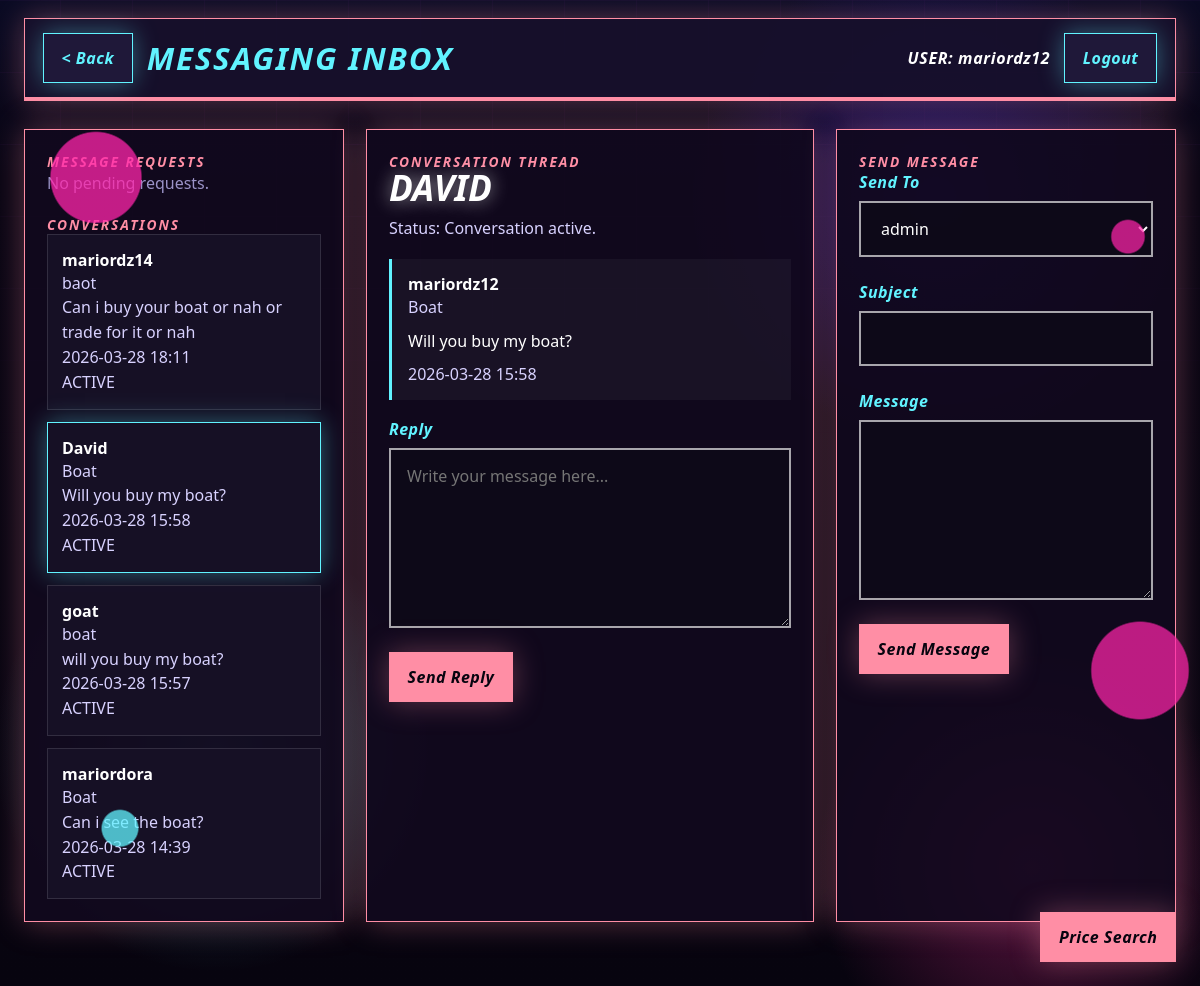
The app's page /inbox?conv=6 (signed in) with its own data.
### tables this page shows
CREATE TABLE users (
            id INTEGER PRIMARY KEY AUTOINCREMENT,
            username TEXT UNIQUE NOT NULL,
            password TEXT NOT NULL,
            created_at TEXT NOT NULL
        );

CREATE TABLE messages (
            id INTEGER PRIMARY KEY AUTOINCREMENT,
            sender_id INTEGER NOT NULL,
            receiver_id INTEGER NOT NULL,
            subject TEXT NOT NULL,
            body TEXT NOT NULL,
            item_id INTEGER,
            created_at TEXT NOT NULL,
            is_read INTEGER NOT NULL DEFAULT 0, conversation_id INTEGER,
            FOREIGN KEY(sender_id) REFERENCES users(id),
            FOREIGN KEY(receiver_id) REFERENCES users(id),
            FOREIGN KEY(item_id) REFERENCES items(id)
        );

CREATE TABLE conversations (
            id INTEGER PRIMARY KEY AUTOINCREMENT,
            user_one_id INTEGER NOT NULL,
            user_two_id INTEGER NOT NULL,
            requested_by INTEGER NOT NULL,
            status TEXT NOT NULL DEFAULT 'pending',
            created_at TEXT NOT NULL,
            updated_at TEXT NOT NULL,
            UNIQUE(user_one_id, user_two_id),
            FOREIGN KEY(user_one_id) REFERENCES users(id),
            FOREIGN KEY(user_two_id) REFERENCES users(id),
            FOREIGN KEY(requested_by) REFERENCES users(id)
        );

### web_app.py (the view, shortened to what this page needs)
@app.route("/inbox", methods=["GET", "POST"])
@login_required
def inbox():
    user_id = current_user_id()
    assert user_id is not None
    requests = get_message_requests(user_id)
    conversations = get_visible_conversations(user_id)
    selected_conversation_id = request.args.get("conv", type=int)
    if selected_conversation_id is None and conversations:
        selected_conversation_id = conversations[0][0]
    selected_meta = None
    selected_messages: list[tuple] = []
    if selected_conversation_id is not None:
        selected_meta, selected_messages = get_conversation_messages(user_id, selected_conversation_id)
        if selected_meta is not None:
            mark_conversation_read(user_id, selected_conversation_id)
    users = get_all_users_except(user_id)
    return render_template(
        "inbox.html",
        requests=requests,
        conversations=conversations,
        selected_conversation_id=selected_conversation_id,
        selected_meta=selected_meta,
        selected_messages=selected_messages,
        users=users,
        current_user_id=user_id,
        format_timestamp=format_timestamp,
    )

### main.py (called while the page is built)
def get_db_connection() -> sqlite3.Connection:
    conn = sqlite3.connect(DB_NAME, timeout=10)
    conn.execute("PRAGMA journal_mode=WAL")
    return conn

def get_all_users_except(user_id: int) -> list[tuple[int, str]]:
    conn = get_db_connection()
    cur = conn.cursor()
    cur.execute(
        "SELECT id, username FROM users WHERE id != ? ORDER BY username COLLATE NOCASE",
        (user_id,),
    )
    rows = cur.fetchall()
    conn.close()
    return rows

def get_message_requests(user_id: int) -> list[tuple]:
    conn = get_db_connection()
    cur = conn.cursor()
    cur.execute(
        """
        SELECT c.id,
               u.username,
               m.subject,
               m.body,
               m.created_at,
               c.requested_by
        FROM conversations c
        JOIN messages m ON m.id = (
            SELECT MAX(id) FROM messages WHERE conversation_id = c.id
        )
        JOIN users u ON u.id = c.requested_by
        WHERE c.status = 'pending'
          AND c.requested_by != ?
          AND (c.user_one_id = ? OR c.user_two_id = ?)
        ORDER BY c.updated_at DESC
        """,
        (user_id, user_id, user_id),
    )
    rows = cur.fetchall()
    conn.close()
    return rows

def mark_conversation_read(user_id: int, conversation_id: int) -> None:
    conn = get_db_connection()
    cur = conn.cursor()
    cur.execute(
        """
        UPDATE messages
        SET is_read = 1
        WHERE conversation_id = ? AND receiver_id = ?
        """,
        (conversation_id, user_id),
    )
    conn.commit()
    conn.close()

def format_timestamp(timestamp_text: str) -> str:
    return timestamp_text[:16].replace("T", " ")

### web_app.py (called while the page is built)
def current_user_id() -> int | None:
    user_id = session.get("user_id")
    return int(user_id) if user_id is not None else None

def current_username() -> str:
    return session.get("username", "")

def login_required(view_func):
    @wraps(view_func)
    def wrapped_view(*args, **kwargs):
        if current_user_id() is None:
            return redirect(url_for("auth"))
        return view_func(*args, **kwargs)
    return wrapped_view

@app.context_processor
def inject_shell_context():
    return {
        "shell_username": current_username(),
        "photo_url": photo_url,
    }

### templates/inbox.html (shortened to what this page needs)
{% extends "base.html" %}
{% set topbar_title = "MESSAGING INBOX" %}
{% set back_endpoint = "hub" %}
{% block content %}
<section class="inbox-layout" style="margin-top: 28px;">
    <aside class="list-panel">
        <div class="section-label">Message Requests</div>
        <div class="sidebar-list">
            {% if requests %}
                {% for request_item in requests %}
                    <div class="request-card">
                        <strong>{{ request_item[1] }}</strong>
                        <div class="thread-meta">{{ request_item[2] }}</div>
                        <div class="thread-meta">{{ request_item[3] }}</div>
                        <div class="thread-meta">{{ format_timestamp(request_item[4]) }}</div>
                        <div class="button-row" style="margin-top: 12px;">
                            <form method="post">
                                <input type="hidden" name="action" value="approve">
                                <input type="hidden" name="conversation_id" value="{{ request_item[0] }}">
                                <button class="action-btn" type="submit">Approve</button>
                            </form>
                            <form method="post">
                                <input type="hidden" name="action" value="decline">
                                <input type="hidden" name="conversation_id" value="{{ request_item[0] }}">
                                <button class="danger-btn" type="submit">Decline</button>
                            </form>
                        </div>
                    </div>
                {% endfor %}
            {% else %}
                <div class="empty-state">No pending requests.</div>
            {% endif %}
        </div>
        <div class="section-label" style="margin-top: 20px;">Conversations</div>
        <div class="sidebar-list">
            {% if conversations %}
                {% for convo in conversations %}
                    <a class="conversation-card {% if selected_conversation_id == convo[0] %}active{% endif %}" href="{{ url_for('inbox', conv=convo[0]) }}">
                        <strong>{{ convo[1] }}</strong>
                        <div class="thread-meta">{{ convo[2] or "Trade Message" }}</div>
                        <div class="thread-meta">{{ convo[3][:72] }}{% if convo[3]|length > 72 %}...{% endif %}</div>
                        <div class="thread-meta">{{ format_timestamp(convo[4]) }}</div>
                        <div class="thread-meta">{{ convo[5]|upper }}{% if convo[6] %} • {{ convo[6] }} unread{% endif %}</div>
                    </a>
                {% endfor %}
            {% else %}
                <div class="empty-state">No conversations yet.</div>
            {% endif %}
        </div>
    </aside>
    <section class="thread-panel">
        <div class="section-label">Conversation Thread</div>
        {% if selected_meta %}
            <h2 class="auth-title" style="margin-top: 0;">{{ selected_meta[5] }}</h2>
            <div class="thread-meta" style="margin-bottom: 18px;">
                Status:
                {% if selected_meta[1] == "pending" and selected_meta[2] != current_user_id %}
                    Message request waiting for your approval.
                {% elif selected_meta[1] == "pending" %}
                    Request sent. Waiting for them to accept before chatting.
                {% else %}
                    Conversation active.
                {% endif %}
            </div>
            <div class="message-thread">
                {% for message in selected_messages %}
                    <div class="thread-bubble {% if message[1] == current_user_id %}self{% endif %}">
                        <strong>{{ message[2] }}</strong>
                        <div class="thread-meta">{{ message[3] }}</div>
                        <div style="margin-top: 10px;">{{ message[4] }}</div>
                        <div class="thread-meta" style="margin-top: 10px;">{{ format_timestamp(message[5]) }}</div>
                    </div>
                {% endfor %}
            </div>
            <form method="post" class="page-grid" style="margin-top: 18px;">
                <div class="field">
                    <label for="reply_body">Reply</label>
                    <textarea id="reply_body" name="body" placeholder="Write your message here..."></textarea>
                </div>
                <div class="button-row">
                    <button class="action-btn" type="submit">Send Reply</button>
                </div>
            </form>
        {% else %}
            <div class="empty-state">No conversation selected.</div>
        {% endif %}
    </section>
    <aside class="form-panel">
        <div class="section-label">Send Message</div>
        <form method="post" class="page-grid">
            <div class="field">
                <label for="recipient">Send To</label>
                <select id="recipient" name="recipient">
                    {% for user_id, username in users %}
                        <option value="{{ username }}">{{ username }}</option>
                    {% endfor %}
                </select>
            </div>
            <div class="field">
                <label for="subject">Subject</label>
                <input id="subject" name="subject">
            </div>
            <div class="field">
                <label for="body">Message</label>
                <textarea id="body" name="body"></textarea>
            </div>
            <div class="button-row">
                <button class="action-btn" type="submit">Send Message</button>
            </div>
        </form>
    </aside>
</section>
{% endblock %}

### templates/base.html (shortened to what this page needs)
<!doctype html>
<html lang="en">
<head>
    <link rel="stylesheet" href="{{ url_for('static', filename='site.css') }}">
</head>
<body>
    <div class="site-shell">
        {% block topbar %}
            <header class="topbar">
                <div class="topbar-inner">
                    <div class="brand-left">
                        {% if back_endpoint %}
                            <a class="nav-btn" href="{{ url_for(back_endpoint) }}">&lt; Back</a>
                        {% endif %}
                        <div class="brand-title">{{ topbar_title or "CYBER XCHANGE" }}</div>
                    </div>
                    <div class="brand-right">
                        {% if shell_username %}
                            <div class="user-chip">USER: {{ shell_username }}</div>
                            <a class="nav-btn" href="{{ url_for('logout') }}">Logout</a>
                        {% endif %}
                    </div>
                </div>
                <div class="brand-line"></div>
            </header>
        {% endblock %}
        {% block content %}{% endblock %}
    </div>
    {% if shell_username %}
        <div class="floating-search" id="price-search-widget">
            <button class="action-btn" type="button" onclick="togglePriceSearch()">Price Search</button>
        </div>
    {% endif %}
</body>
</html>

### records on screen
users: username "mariordz12"
messages: convo "mariordz14", subject "baot", body "Can i buy your boat or nah or trade for it or nah", created_at "2026-03-28 18:11", status "ACTIVE"
messages: convo "David", subject "Boat", body "Will you buy my boat?", created_at "2026-03-28 15:58", status "ACTIVE", username "mariordz12"
messages: convo "goat", subject "boat", body "will you buy my boat?", created_at "2026-03-28 15:57", status "ACTIVE"
messages: convo "mariordora", subject "Boat", body "Can i see the boat?", created_at "2026-03-28 14:39", status "ACTIVE"
users: username "DAVID"

### other values on screen
{{ topbar_title or "CYBER XCHANGE" }} "MESSAGING INBOX"
form field recipient "admin"
